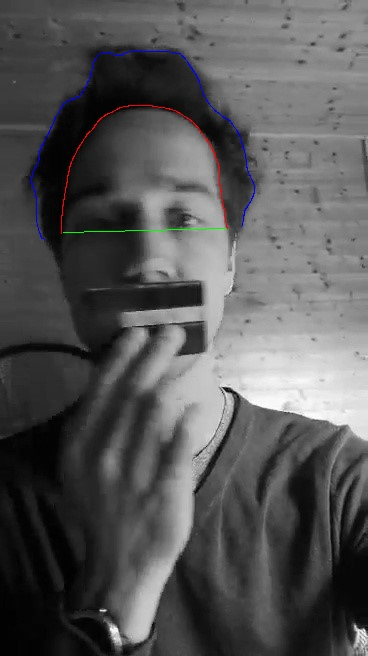
#> input picture Color_pixel_counter_test/A_frame137_Seb.jpeg, 368 x 656 px
$ python pixel_color_count.py
#> lines starting #> are read from the running program, lines starting #| are printed output that depends on the picture; after the words box and inside, x2 and y2 are one past the last pixel; in counts of white or black regions, pixels touching at a corner belong together
import cv2
import numpy as np

img_name = input("What's the name of the picture? ")
#> the answer given: ../Color_pixel_counter_test/A_frame137_Seb.jpeg


img = cv2.imread(img_name)
#> img is the input picture: shape (656, 368, 3); mean B, G, R 86, 85.6, 85.8

# boundaries for the color red
boundaries_red = [
    ([37, 37, 50], [80, 80, 255])
]
boundaries_green = [
    ([90, 100, 90], [120, 255, 120])
]
boundaries_blue = [
    ([80, 0, 0], [255, 50, 50])
]

for(lower, upper) in boundaries_red:
    # creates numpy array from boundaries
    lower = np.array(lower, dtype="uint8")
    upper = np.array(upper, dtype="uint8")

    # finds colors in boundaries a applies a mask
    mask = cv2.inRange(img, lower, upper)
    output = cv2.bitwise_and(img, img, mask=mask)

    # saves the image
    cv2.imwrite('2'+img_name, output)
#> this loop made 1 pass
#> pass 1, `mask = cv2.inRange(img, lower, upper)`:
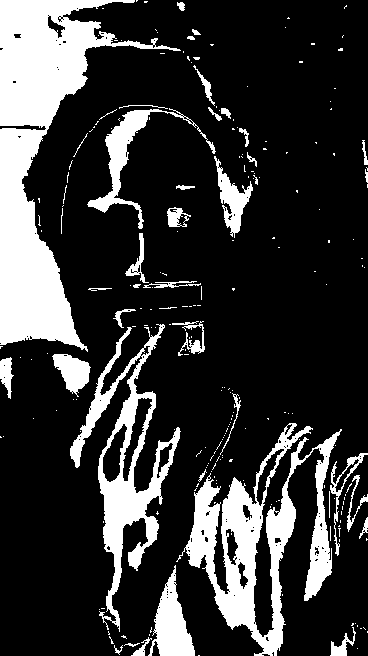
#> mask: shape (656, 368); 21.2% white; 232 white regions (189 under 20 px), largest, box (x1, y1, x2, y2) and area: (0, 0, 181, 352) 20707, (176, 423, 342, 656) 11938, (70, 324, 181, 632) 7647
#> pass 1, `output = cv2.bitwise_and(img, img, mask=mask)`:
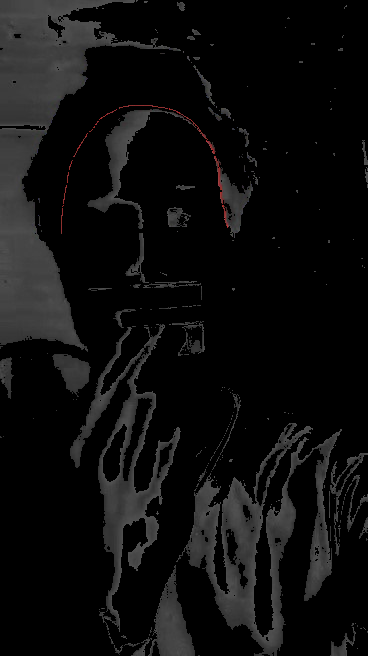
#> output: shape (656, 368, 3); mean B, G, R 13.6, 13.6, 13.8

tot_pixel = output.size
#> tot_pixel = 724224
red_pixel = np.count_nonzero(output)
#> red_pixel = 153297
percentage = round(red_pixel * 100 / tot_pixel, 2)
#> percentage = 21.17

print("color pixels: " + str(red_pixel))
#| color pixels: 153297
print("Total pixels: " + str(tot_pixel))
#| Total pixels: 724224
print("Percentage of red pixels: " + str(percentage) + "%")
#| Percentage of red pixels: 21.17%

$ run again, on Color_pixel_counter_test/A_frame30_cc.jpeg
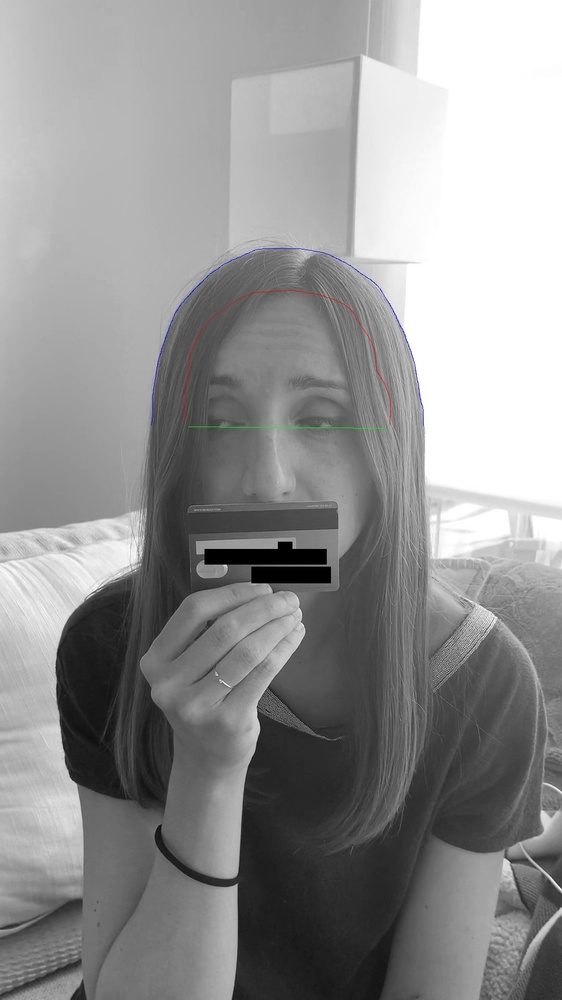
#> input picture Color_pixel_counter_test/A_frame30_cc.jpeg, 562 x 1000 px, shrunk from 1080 x 1920 before the run
#> img is the input picture: shape (1000, 562, 3); mean B, G, R 146.3, 146.2, 146.2
#> the loop `for(lower, upper) in boundaries_red:` made 1 pass
#> pass 1, `mask = cv2.inRange(img, lower, upper)`:
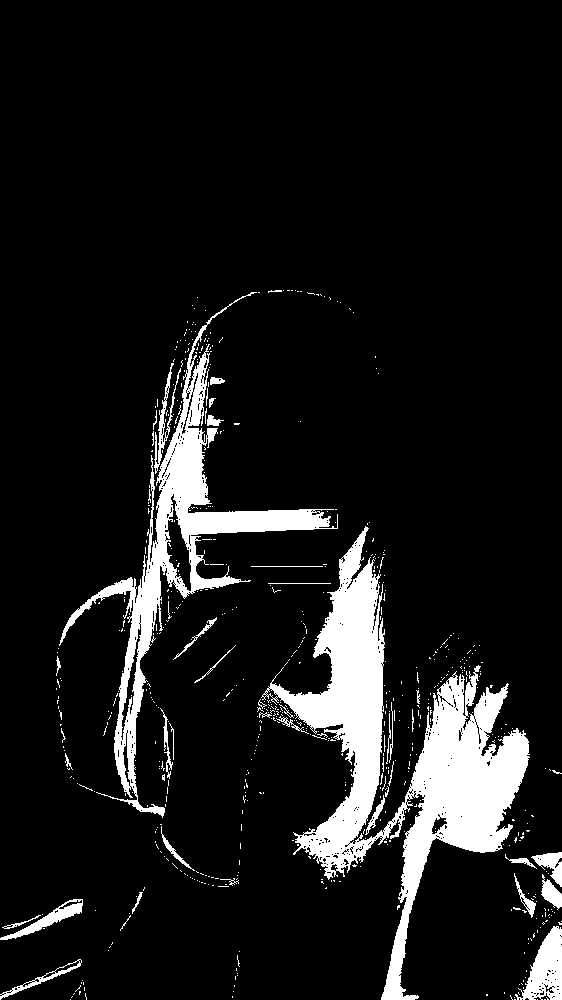
#> mask: shape (1000, 562); 10% white; 639 white regions (596 under 20 px), largest, box (x1, y1, x2, y2) and area: (261, 526, 530, 1000) 32395, (59, 292, 338, 818) 15359, (515, 926, 562, 1000) 1879
#> pass 1, `output = cv2.bitwise_and(img, img, mask=mask)`:
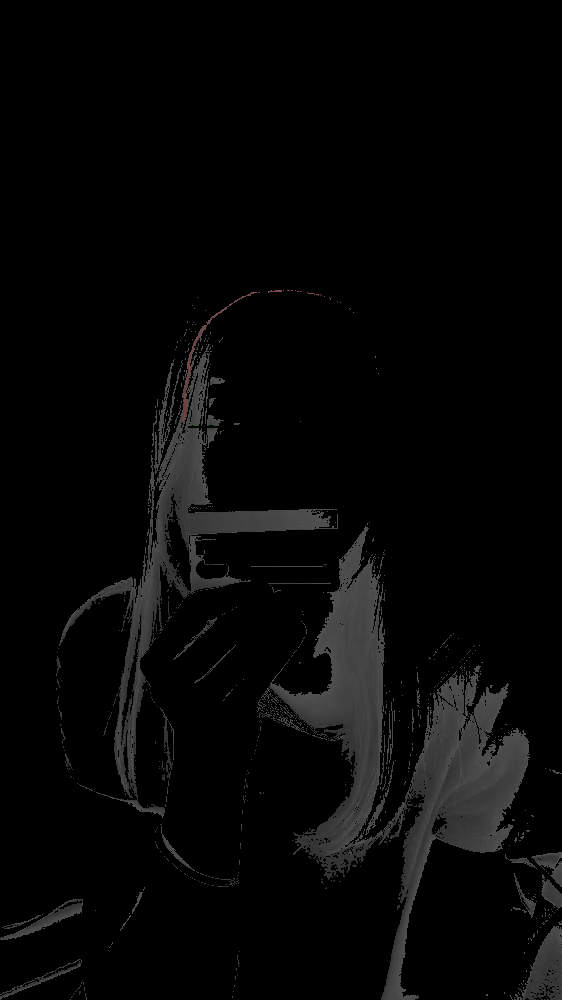
#> output: shape (1000, 562, 3); mean B, G, R 6.6, 6.6, 6.7
#> red_pixel = 169044
#> percentage = 10.03
#| color pixels: 169044
#| Total pixels: 1686000
#| Percentage of red pixels: 10.03%

$ run again, on Color_pixel_counter_test/A_frame31_Sanawar.jpeg
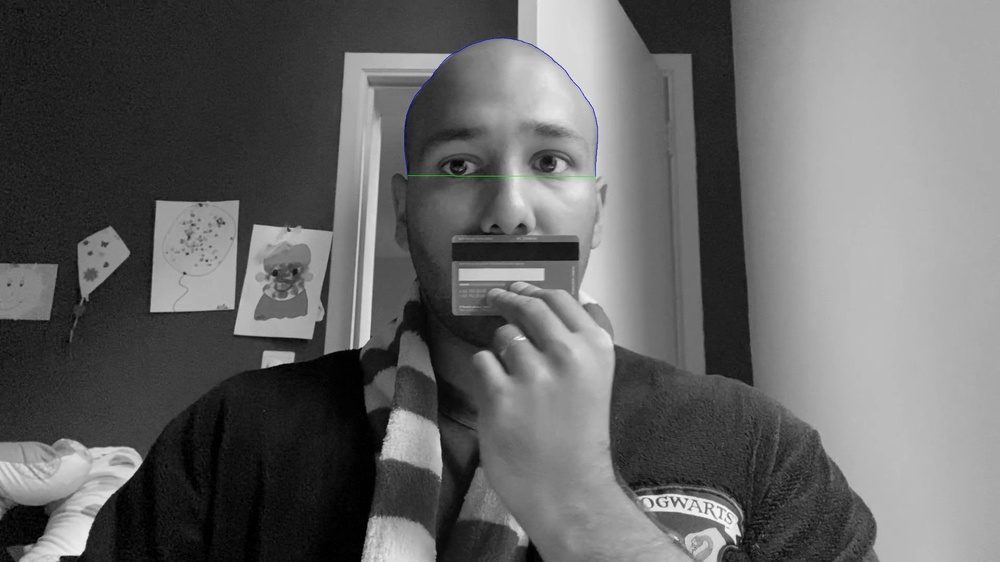
#> input picture Color_pixel_counter_test/A_frame31_Sanawar.jpeg, 1000 x 562 px, shrunk from 1920 x 1080 before the run
#> img is the input picture: shape (562, 1000, 3); mean B, G, R 101.7, 101.6, 101.6
#> the loop `for(lower, upper) in boundaries_red:` made 1 pass
#> pass 1, `mask = cv2.inRange(img, lower, upper)`:
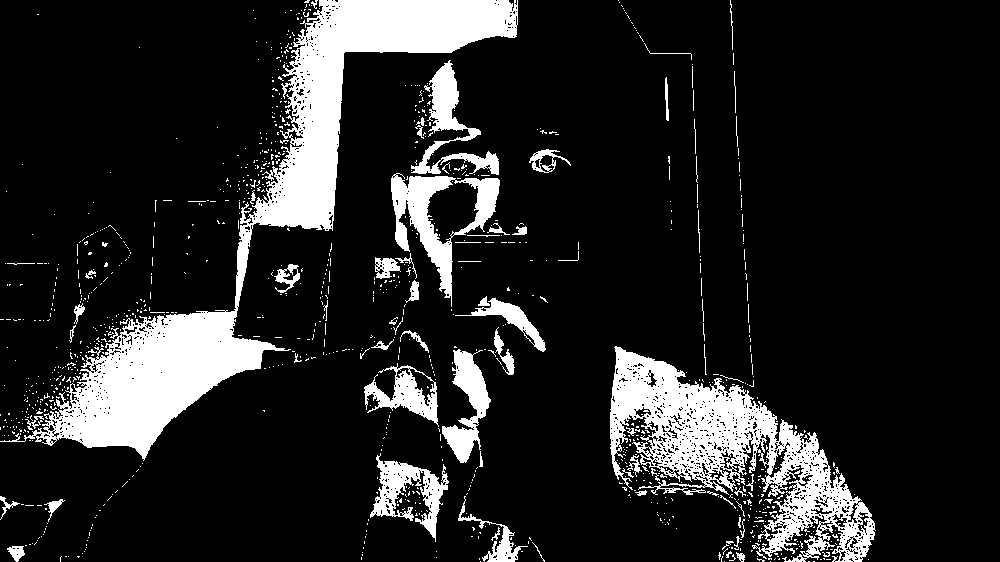
#> mask: shape (562, 1000); 14.5% white; 1048 white regions (973 under 20 px), largest, box (x1, y1, x2, y2) and area: (0, 0, 518, 461) 37971, (610, 346, 876, 562) 19801, (391, 173, 500, 307) 4519
#> pass 1, `output = cv2.bitwise_and(img, img, mask=mask)`:
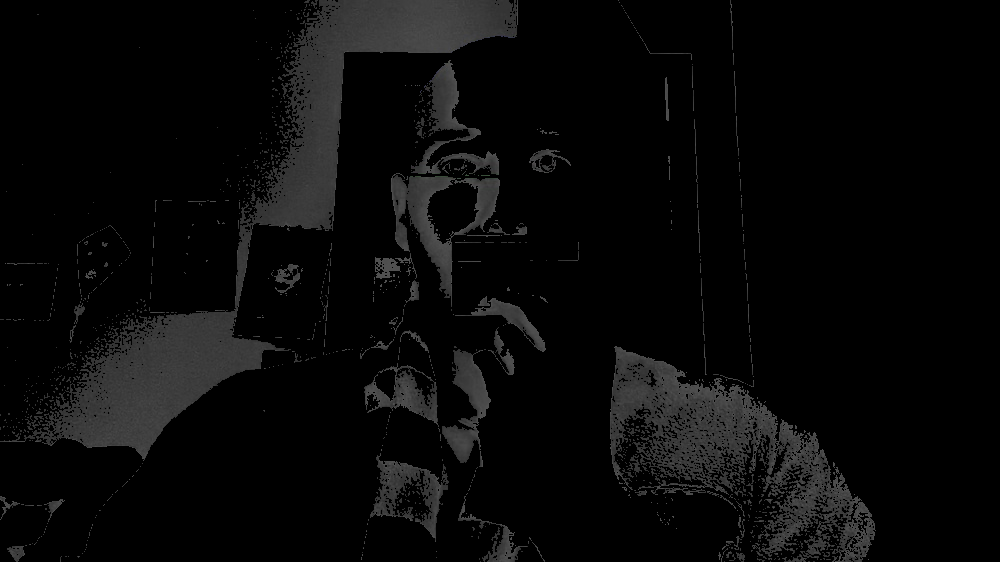
#> output: shape (562, 1000, 3); mean B, G, R 8.8, 8.8, 8.8
#> red_pixel = 243678
#> percentage = 14.45
#| color pixels: 243678
#| Total pixels: 1686000
#| Percentage of red pixels: 14.45%
